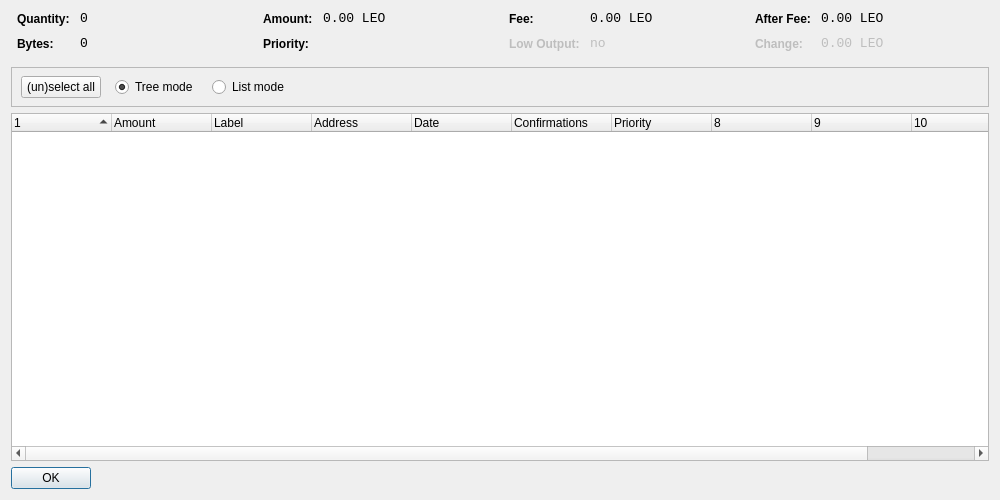
<?xml version="1.0" encoding="UTF-8"?>
<ui version="4.0">
 <class>CoinControlDialog</class>
 <widget class="QDialog" name="CoinControlDialog">
  <property name="geometry">
   <rect>
    <x>0</x>
    <y>0</y>
    <width>1000</width>
    <height>500</height>
   </rect>
  </property>
  <property name="windowTitle">
   <string>Coin Control</string>
  </property>
  <layout class="QVBoxLayout" name="verticalLayout">
   <item>
    <layout class="QHBoxLayout" name="horizontalLayoutTop" stretch="0,0,0,0">
     <property name="topMargin">
      <number>0</number>
     </property>
     <property name="bottomMargin">
      <number>10</number>
     </property>
     <item>
      <layout class="QFormLayout" name="formLayoutCoinControl1">
       <property name="horizontalSpacing">
        <number>10</number>
       </property>
       <property name="verticalSpacing">
        <number>10</number>
       </property>
       <property name="leftMargin">
        <number>6</number>
       </property>
       <property name="rightMargin">
        <number>6</number>
       </property>
       <item row="0" column="0">
        <widget class="QLabel" name="labelCoinControlQuantityText">
         <property name="styleSheet">
          <string notr="true">font-weight:bold;</string>
         </property>
         <property name="text">
          <string>Quantity:</string>
         </property>
        </widget>
       </item>
       <item row="0" column="1">
        <widget class="QLabel" name="labelCoinControlQuantity">
         <property name="font">
          <font>
           <family>Monospace</family>
           <pointsize>10</pointsize>
          </font>
         </property>
         <property name="cursor">
          <cursorShape>IBeamCursor</cursorShape>
         </property>
         <property name="contextMenuPolicy">
          <enum>Qt::ActionsContextMenu</enum>
         </property>
         <property name="text">
          <string notr="true">0</string>
         </property>
         <property name="textInteractionFlags">
          <set>Qt::LinksAccessibleByMouse|Qt::TextSelectableByKeyboard|Qt::TextSelectableByMouse</set>
         </property>
        </widget>
       </item>
       <item row="1" column="0">
        <widget class="QLabel" name="labelCoinControlBytesText">
         <property name="styleSheet">
          <string notr="true">font-weight:bold;</string>
         </property>
         <property name="text">
          <string>Bytes:</string>
         </property>
        </widget>
       </item>
       <item row="1" column="1">
        <widget class="QLabel" name="labelCoinControlBytes">
         <property name="font">
          <font>
           <family>Monospace</family>
           <pointsize>10</pointsize>
          </font>
         </property>
         <property name="cursor">
          <cursorShape>IBeamCursor</cursorShape>
         </property>
         <property name="contextMenuPolicy">
          <enum>Qt::ActionsContextMenu</enum>
         </property>
         <property name="text">
          <string notr="true">0</string>
         </property>
         <property name="textInteractionFlags">
          <set>Qt::LinksAccessibleByMouse|Qt::TextSelectableByKeyboard|Qt::TextSelectableByMouse</set>
         </property>
        </widget>
       </item>
      </layout>
     </item>
     <item>
      <layout class="QFormLayout" name="formLayoutCoinControl2">
       <property name="horizontalSpacing">
        <number>10</number>
       </property>
       <property name="verticalSpacing">
        <number>10</number>
       </property>
       <property name="leftMargin">
        <number>6</number>
       </property>
       <property name="rightMargin">
        <number>6</number>
       </property>
       <item row="0" column="0">
        <widget class="QLabel" name="labelCoinControlAmountText">
         <property name="styleSheet">
          <string notr="true">font-weight:bold;</string>
         </property>
         <property name="text">
          <string>Amount:</string>
         </property>
        </widget>
       </item>
       <item row="0" column="1">
        <widget class="QLabel" name="labelCoinControlAmount">
         <property name="font">
          <font>
           <family>Monospace</family>
           <pointsize>10</pointsize>
          </font>
         </property>
         <property name="cursor">
          <cursorShape>IBeamCursor</cursorShape>
         </property>
         <property name="contextMenuPolicy">
          <enum>Qt::ActionsContextMenu</enum>
         </property>
         <property name="text">
          <string notr="true">0.00 LEO</string>
         </property>
         <property name="textInteractionFlags">
          <set>Qt::LinksAccessibleByMouse|Qt::TextSelectableByKeyboard|Qt::TextSelectableByMouse</set>
         </property>
        </widget>
       </item>
       <item row="1" column="0">
        <widget class="QLabel" name="labelCoinControlPriorityText">
         <property name="styleSheet">
          <string notr="true">font-weight:bold;</string>
         </property>
         <property name="text">
          <string>Priority:</string>
         </property>
        </widget>
       </item>
       <item row="1" column="1">
        <widget class="QLabel" name="labelCoinControlPriority">
         <property name="font">
          <font>
           <family>Monospace</family>
           <pointsize>10</pointsize>
          </font>
         </property>
         <property name="cursor">
          <cursorShape>IBeamCursor</cursorShape>
         </property>
         <property name="contextMenuPolicy">
          <enum>Qt::ActionsContextMenu</enum>
         </property>
         <property name="text">
          <string/>
         </property>
         <property name="textInteractionFlags">
          <set>Qt::LinksAccessibleByMouse|Qt::TextSelectableByKeyboard|Qt::TextSelectableByMouse</set>
         </property>
        </widget>
       </item>
      </layout>
     </item>
     <item>
      <layout class="QFormLayout" name="formLayoutCoinControl3">
       <property name="horizontalSpacing">
        <number>10</number>
       </property>
       <property name="verticalSpacing">
        <number>10</number>
       </property>
       <property name="leftMargin">
        <number>6</number>
       </property>
       <property name="rightMargin">
        <number>6</number>
       </property>
       <item row="0" column="0">
        <widget class="QLabel" name="labelCoinControlFeeText">
         <property name="styleSheet">
          <string notr="true">font-weight:bold;</string>
         </property>
         <property name="text">
          <string>Fee:</string>
         </property>
        </widget>
       </item>
       <item row="0" column="1">
        <widget class="QLabel" name="labelCoinControlFee">
         <property name="font">
          <font>
           <family>Monospace</family>
           <pointsize>10</pointsize>
          </font>
         </property>
         <property name="cursor">
          <cursorShape>IBeamCursor</cursorShape>
         </property>
         <property name="contextMenuPolicy">
          <enum>Qt::ActionsContextMenu</enum>
         </property>
         <property name="text">
          <string notr="true">0.00 LEO</string>
         </property>
         <property name="textInteractionFlags">
          <set>Qt::LinksAccessibleByMouse|Qt::TextSelectableByKeyboard|Qt::TextSelectableByMouse</set>
         </property>
        </widget>
       </item>
       <item row="1" column="0">
        <widget class="QLabel" name="labelCoinControlLowOutputText">
         <property name="enabled">
          <bool>false</bool>
         </property>
         <property name="styleSheet">
          <string notr="true">font-weight:bold;</string>
         </property>
         <property name="text">
          <string>Low Output:</string>
         </property>
        </widget>
       </item>
       <item row="1" column="1">
        <widget class="QLabel" name="labelCoinControlLowOutput">
         <property name="enabled">
          <bool>false</bool>
         </property>
         <property name="font">
          <font>
           <family>Monospace</family>
           <pointsize>10</pointsize>
          </font>
         </property>
         <property name="cursor">
          <cursorShape>IBeamCursor</cursorShape>
         </property>
         <property name="contextMenuPolicy">
          <enum>Qt::ActionsContextMenu</enum>
         </property>
         <property name="text">
          <string notr="true">no</string>
         </property>
         <property name="textInteractionFlags">
          <set>Qt::LinksAccessibleByMouse|Qt::TextSelectableByKeyboard|Qt::TextSelectableByMouse</set>
         </property>
        </widget>
       </item>
      </layout>
     </item>
     <item>
      <layout class="QFormLayout" name="formLayoutCoinControl4">
       <property name="horizontalSpacing">
        <number>10</number>
       </property>
       <property name="verticalSpacing">
        <number>10</number>
       </property>
       <property name="leftMargin">
        <number>6</number>
       </property>
       <property name="rightMargin">
        <number>6</number>
       </property>
       <item row="0" column="0">
        <widget class="QLabel" name="labelCoinControlAfterFeeText">
         <property name="styleSheet">
          <string notr="true">font-weight:bold;</string>
         </property>
         <property name="text">
          <string>After Fee:</string>
         </property>
        </widget>
       </item>
       <item row="0" column="1">
        <widget class="QLabel" name="labelCoinControlAfterFee">
         <property name="font">
          <font>
           <family>Monospace</family>
           <pointsize>10</pointsize>
          </font>
         </property>
         <property name="cursor">
          <cursorShape>IBeamCursor</cursorShape>
         </property>
         <property name="contextMenuPolicy">
          <enum>Qt::ActionsContextMenu</enum>
         </property>
         <property name="text">
          <string notr="true">0.00 LEO</string>
         </property>
         <property name="textInteractionFlags">
          <set>Qt::LinksAccessibleByMouse|Qt::TextSelectableByKeyboard|Qt::TextSelectableByMouse</set>
         </property>
        </widget>
       </item>
       <item row="1" column="0">
        <widget class="QLabel" name="labelCoinControlChangeText">
         <property name="enabled">
          <bool>false</bool>
         </property>
         <property name="styleSheet">
          <string notr="true">font-weight:bold;</string>
         </property>
         <property name="text">
          <string>Change:</string>
         </property>
        </widget>
       </item>
       <item row="1" column="1">
        <widget class="QLabel" name="labelCoinControlChange">
         <property name="enabled">
          <bool>false</bool>
         </property>
         <property name="font">
          <font>
           <family>Monospace</family>
           <pointsize>10</pointsize>
          </font>
         </property>
         <property name="cursor">
          <cursorShape>IBeamCursor</cursorShape>
         </property>
         <property name="contextMenuPolicy">
          <enum>Qt::ActionsContextMenu</enum>
         </property>
         <property name="text">
          <string notr="true">0.00 LEO</string>
         </property>
         <property name="textInteractionFlags">
          <set>Qt::LinksAccessibleByMouse|Qt::TextSelectableByKeyboard|Qt::TextSelectableByMouse</set>
         </property>
        </widget>
       </item>
      </layout>
     </item>
    </layout>
   </item>
   <item>
    <widget class="QFrame" name="frame">
     <property name="minimumSize">
      <size>
       <width>0</width>
       <height>40</height>
      </size>
     </property>
     <property name="frameShape">
      <enum>QFrame::StyledPanel</enum>
     </property>
     <property name="frameShadow">
      <enum>QFrame::Sunken</enum>
     </property>
     <widget class="QWidget" name="horizontalLayoutWidget">
      <property name="geometry">
       <rect>
        <x>10</x>
        <y>0</y>
        <width>781</width>
        <height>41</height>
       </rect>
      </property>
      <layout class="QHBoxLayout" name="horizontalLayoutPanel" stretch="0,0,0,0,0">
       <property name="spacing">
        <number>14</number>
       </property>
       <item>
        <widget class="QPushButton" name="pushButtonSelectAll">
         <property name="sizePolicy">
          <sizepolicy hsizetype="Maximum" vsizetype="Fixed">
           <horstretch>0</horstretch>
           <verstretch>0</verstretch>
          </sizepolicy>
         </property>
         <property name="text">
          <string>(un)select all</string>
         </property>
        </widget>
       </item>
       <item>
        <widget class="QRadioButton" name="radioTreeMode">
         <property name="sizePolicy">
          <sizepolicy hsizetype="Maximum" vsizetype="Fixed">
           <horstretch>0</horstretch>
           <verstretch>0</verstretch>
          </sizepolicy>
         </property>
         <property name="text">
          <string>Tree mode</string>
         </property>
         <property name="checked">
          <bool>true</bool>
         </property>
        </widget>
       </item>
       <item>
        <widget class="QRadioButton" name="radioListMode">
         <property name="sizePolicy">
          <sizepolicy hsizetype="Maximum" vsizetype="Fixed">
           <horstretch>0</horstretch>
           <verstretch>0</verstretch>
          </sizepolicy>
         </property>
         <property name="text">
          <string>List mode</string>
         </property>
        </widget>
       </item>
       <item>
        <spacer name="horizontalSpacer">
         <property name="orientation">
          <enum>Qt::Horizontal</enum>
         </property>
         <property name="sizeHint" stdset="0">
          <size>
           <width>40</width>
           <height>20</height>
          </size>
         </property>
        </spacer>
       </item>
      </layout>
     </widget>
    </widget>
   </item>
   <item>
    <widget class="CoinControlTreeWidget" name="treeWidget">
     <property name="contextMenuPolicy">
      <enum>Qt::CustomContextMenu</enum>
     </property>
     <property name="sortingEnabled">
      <bool>false</bool>
     </property>
     <property name="columnCount">
      <number>11</number>
     </property>
     <attribute name="headerShowSortIndicator" stdset="0">
      <bool>true</bool>
     </attribute>
     <attribute name="headerStretchLastSection">
      <bool>false</bool>
     </attribute>
     <column>
      <property name="text">
       <string/>
      </property>
     </column>
     <column>
      <property name="text">
       <string>Amount</string>
      </property>
     </column>
     <column>
      <property name="text">
       <string>Label</string>
      </property>
     </column>
     <column>
      <property name="text">
       <string>Address</string>
      </property>
     </column>
     <column>
      <property name="text">
       <string>Date</string>
      </property>
     </column>
     <column>
      <property name="text">
       <string>Confirmations</string>
      </property>
      <property name="toolTip">
       <string>Confirmed</string>
      </property>
     </column>
     <column>
      <property name="text">
       <string>Priority</string>
      </property>
     </column>
     <column>
      <property name="text">
       <string/>
      </property>
     </column>
     <column>
      <property name="text">
       <string/>
      </property>
     </column>
     <column>
      <property name="text">
       <string/>
      </property>
     </column>
     <column>
      <property name="text">
       <string/>
      </property>
     </column>
    </widget>
   </item>
   <item>
    <widget class="QDialogButtonBox" name="buttonBox">
     <property name="sizePolicy">
      <sizepolicy hsizetype="Maximum" vsizetype="Fixed">
       <horstretch>0</horstretch>
       <verstretch>0</verstretch>
      </sizepolicy>
     </property>
     <property name="orientation">
      <enum>Qt::Horizontal</enum>
     </property>
     <property name="standardButtons">
      <set>QDialogButtonBox::Ok</set>
     </property>
    </widget>
   </item>
  </layout>
 </widget>
 <customwidgets>
  <customwidget>
   <class>CoinControlTreeWidget</class>
   <extends>QTreeWidget</extends>
   <header>coincontroltreewidget.h</header>
  </customwidget>
 </customwidgets>
 <resources/>
 <connections/>
</ui>
